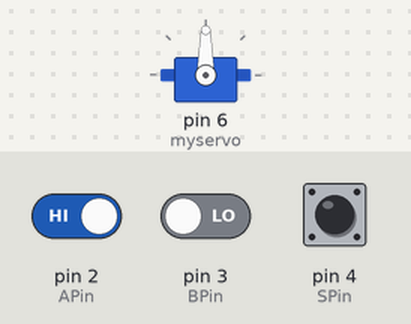
A sketch run on a simulated Arduino Uno, built with avr-gcc and run on an emulated ATmega328P. Parts: servo. Inputs (shaded band) come from the test bench; at power-on: pin 2 (APin) HIGH, pin 3 (BPin) LOW, pin 4 (SPin) HIGH.

Above: at 1.2 s.
1.3 s: pin 2 (APin) driven LOW
Timing chart, 0 to 4.3 s (numbered marks = the images above; inputs shaded):
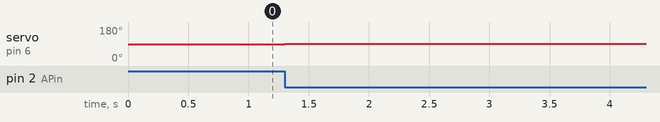

Measured:
- after the input at 1.3 s, servo on pin 6 (myservo): 90° → 91° at once

The sketch:

Controlling_Servo_With_Rotary_encoder.ino
```cpp
#include <Servo.h>

int APin= 2;
int BPin= 3;
int SPin= 4 ;
int encoderVal = 90;
Servo myservo;

void setup()
{
 pinMode(APin, INPUT);
 pinMode(BPin, INPUT);
 pinMode(SPin, INPUT);
 myservo.attach(6);
}
void loop()
{
 int change = getRotaryEncoder();
 encoderVal = encoderVal - change;
 if(digitalRead(SPin) == LOW)
 {
 encoderVal = 90; //Put what you want here when the encoder is pushed down
 }
 myservo.write(encoderVal); //The value of the encoder
}
int getRotaryEncoder(void)
{
 static int oldA = HIGH;
 static int oldB = HIGH;
 int result = 0;
 int newA = digitalRead(APin);
 int newB = digitalRead(BPin);
 if (newA != oldA || newB != oldB)
 {
 if (oldA == HIGH && newA == LOW)
 {
 result = (oldB * 2 - 1);
 }
 }
 oldA = newA;
 oldB = newB;
 return result;
} 
```
